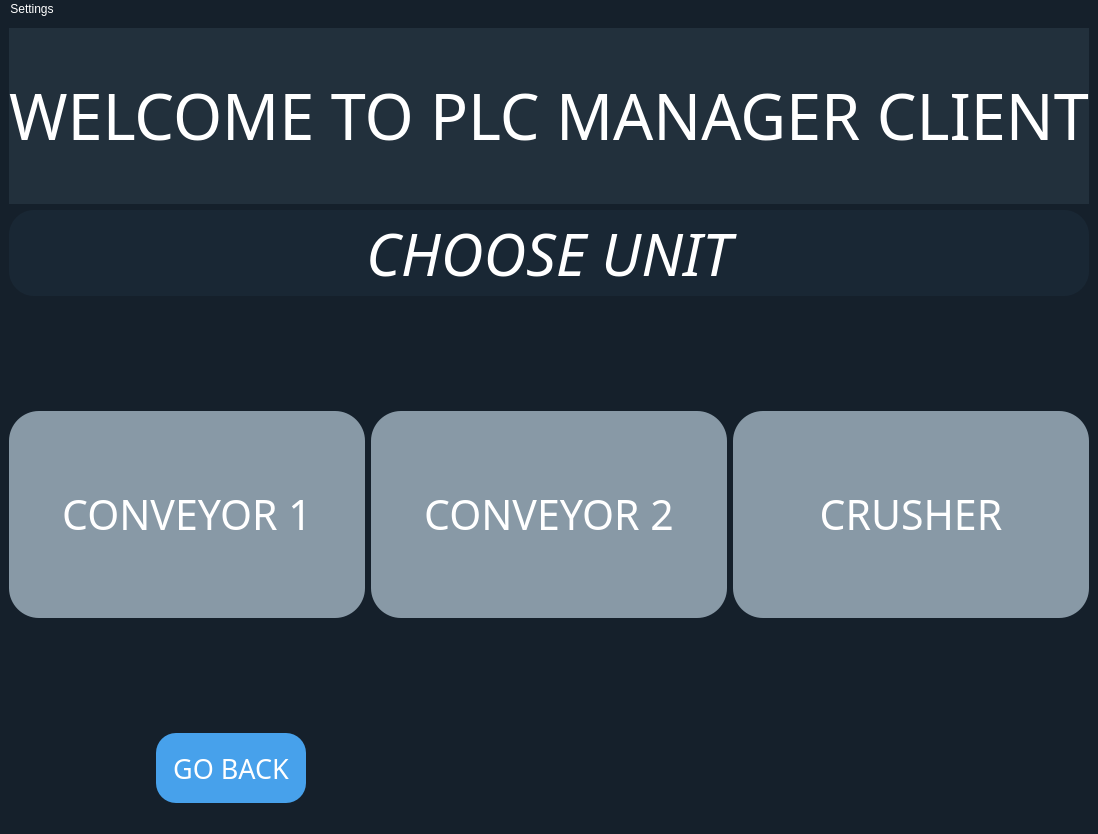
<?xml version="1.0" encoding="UTF-8"?>
<ui version="4.0">
 <class>MainWindow</class>
 <widget class="QMainWindow" name="MainWindow">
  <property name="geometry">
   <rect>
    <x>0</x>
    <y>0</y>
    <width>873</width>
    <height>834</height>
   </rect>
  </property>
  <property name="contextMenuPolicy">
   <enum>Qt::DefaultContextMenu</enum>
  </property>
  <property name="windowTitle">
   <string>PLC MANAGER</string>
  </property>
  <property name="autoFillBackground">
   <bool>false</bool>
  </property>
  <property name="styleSheet">
   <string notr="true">background-color: #15202b;
background-image: linear-gradient(147deg, #000000 0%, #2c3e50 74%);
color:white;</string>
  </property>
  <property name="documentMode">
   <bool>false</bool>
  </property>
  <property name="unifiedTitleAndToolBarOnMac">
   <bool>false</bool>
  </property>
  <widget class="QWidget" name="centralwidget">
   <layout class="QGridLayout" name="gridLayout">
    <item row="6" column="0">
     <layout class="QHBoxLayout" name="horizontalLayout_2">
      <property name="leftMargin">
       <number>35</number>
      </property>
      <property name="rightMargin">
       <number>670</number>
      </property>
      <item>
       <widget class="QPushButton" name="pushButton_4">
        <property name="sizePolicy">
         <sizepolicy hsizetype="Fixed" vsizetype="Fixed">
          <horstretch>0</horstretch>
          <verstretch>0</verstretch>
         </sizepolicy>
        </property>
        <property name="minimumSize">
         <size>
          <width>150</width>
          <height>70</height>
         </size>
        </property>
        <property name="font">
         <font>
          <family>Bahnschrift Condensed</family>
          <pointsize>20</pointsize>
         </font>
        </property>
        <property name="styleSheet">
         <string notr="true">QPushButton {
 border-radius: 20px; background-color: #47a1eb;}
QPushButton::hover{
 border-radius: 20px; background-color: #47d1eb;}
</string>
        </property>
        <property name="text">
         <string>GO BACK</string>
        </property>
       </widget>
      </item>
     </layout>
    </item>
    <item row="2" column="0">
     <widget class="QLabel" name="label_2">
      <property name="minimumSize">
       <size>
        <width>0</width>
        <height>86</height>
       </size>
      </property>
      <property name="font">
       <font>
        <family>Bahnschrift Condensed</family>
        <pointsize>44</pointsize>
        <italic>true</italic>
       </font>
      </property>
      <property name="styleSheet">
       <string notr="true">border-radius:25px;

color: white;
background-color: #192734
</string>
      </property>
      <property name="text">
       <string>CHOOSE UNIT</string>
      </property>
      <property name="alignment">
       <set>Qt::AlignCenter</set>
      </property>
     </widget>
    </item>
    <item row="1" column="0">
     <widget class="QLabel" name="label">
      <property name="sizePolicy">
       <sizepolicy hsizetype="Preferred" vsizetype="Fixed">
        <horstretch>0</horstretch>
        <verstretch>0</verstretch>
       </sizepolicy>
      </property>
      <property name="minimumSize">
       <size>
        <width>0</width>
        <height>176</height>
       </size>
      </property>
      <property name="font">
       <font>
        <family>Bahnschrift Condensed</family>
        <pointsize>47</pointsize>
       </font>
      </property>
      <property name="focusPolicy">
       <enum>Qt::StrongFocus</enum>
      </property>
      <property name="styleSheet">
       <string notr="true">color: white ;
background-color: #22303c;
background-image: linear-gradient(315deg, #485461 0%, #28313b 74%);</string>
      </property>
      <property name="text">
       <string>WELCOME TO PLC MANAGER CLIENT</string>
      </property>
      <property name="alignment">
       <set>Qt::AlignCenter</set>
      </property>
     </widget>
    </item>
    <item row="4" column="0">
     <layout class="QHBoxLayout" name="horizontalLayout">
      <item>
       <widget class="QPushButton" name="pushButton_3">
        <property name="minimumSize">
         <size>
          <width>0</width>
          <height>207</height>
         </size>
        </property>
        <property name="font">
         <font>
          <family>Bahnschrift Light</family>
          <pointsize>31</pointsize>
         </font>
        </property>
        <property name="styleSheet">
         <string notr="true">QPushButton {
border-radius:30px;
color: white;
background-color: #8899a6}
QPushButton::hover{
border-radius:30px;
color: white;
 background-color: #8881e0;}
</string>
        </property>
        <property name="text">
         <string>CONVEYOR 1</string>
        </property>
       </widget>
      </item>
      <item>
       <widget class="QPushButton" name="pushButton_2">
        <property name="minimumSize">
         <size>
          <width>0</width>
          <height>207</height>
         </size>
        </property>
        <property name="font">
         <font>
          <family>Bahnschrift Light</family>
          <pointsize>31</pointsize>
         </font>
        </property>
        <property name="styleSheet">
         <string notr="true">QPushButton {
border-radius:30px;
color: white;
background-color: #8899a6}
QPushButton::hover{
border-radius:30px;
color: white;
 background-color: #8881e0;}
</string>
        </property>
        <property name="text">
         <string>CONVEYOR 2</string>
        </property>
       </widget>
      </item>
      <item>
       <widget class="QPushButton" name="pushButton">
        <property name="minimumSize">
         <size>
          <width>0</width>
          <height>207</height>
         </size>
        </property>
        <property name="font">
         <font>
          <family>Bahnschrift Light</family>
          <pointsize>31</pointsize>
         </font>
        </property>
        <property name="styleSheet">
         <string notr="true">QPushButton {
border-radius:30px;
color: white;
background-color: #8899a6}
QPushButton::hover{
border-radius:30px;
color: white;
 background-color: #8881e0;}
</string>
        </property>
        <property name="text">
         <string>CRUSHER</string>
        </property>
       </widget>
      </item>
     </layout>
    </item>
    <item row="3" column="0">
     <spacer name="verticalSpacer">
      <property name="orientation">
       <enum>Qt::Vertical</enum>
      </property>
      <property name="sizeHint" stdset="0">
       <size>
        <width>20</width>
        <height>40</height>
       </size>
      </property>
     </spacer>
    </item>
    <item row="5" column="0">
     <spacer name="verticalSpacer_2">
      <property name="orientation">
       <enum>Qt::Vertical</enum>
      </property>
      <property name="sizeHint" stdset="0">
       <size>
        <width>20</width>
        <height>40</height>
       </size>
      </property>
     </spacer>
    </item>
   </layout>
  </widget>
  <widget class="QStatusBar" name="statusbar"/>
  <widget class="QMenuBar" name="menubar">
   <property name="geometry">
    <rect>
     <x>0</x>
     <y>0</y>
     <width>873</width>
     <height>21</height>
    </rect>
   </property>
   <widget class="QMenu" name="menuSettings">
    <property name="title">
     <string>Settings</string>
    </property>
    <addaction name="actioncon"/>
   </widget>
   <addaction name="menuSettings"/>
  </widget>
  <action name="actioncon">
   <property name="text">
    <string>Server Connection</string>
   </property>
   <property name="statusTip">
    <string>Connect to a MQTT broker</string>
   </property>
   <property name="font">
    <font>
     <pointsize>10</pointsize>
    </font>
   </property>
   <property name="shortcut">
    <string>Ctrl+S</string>
   </property>
  </action>
 </widget>
 <resources/>
 <connections/>
</ui>
